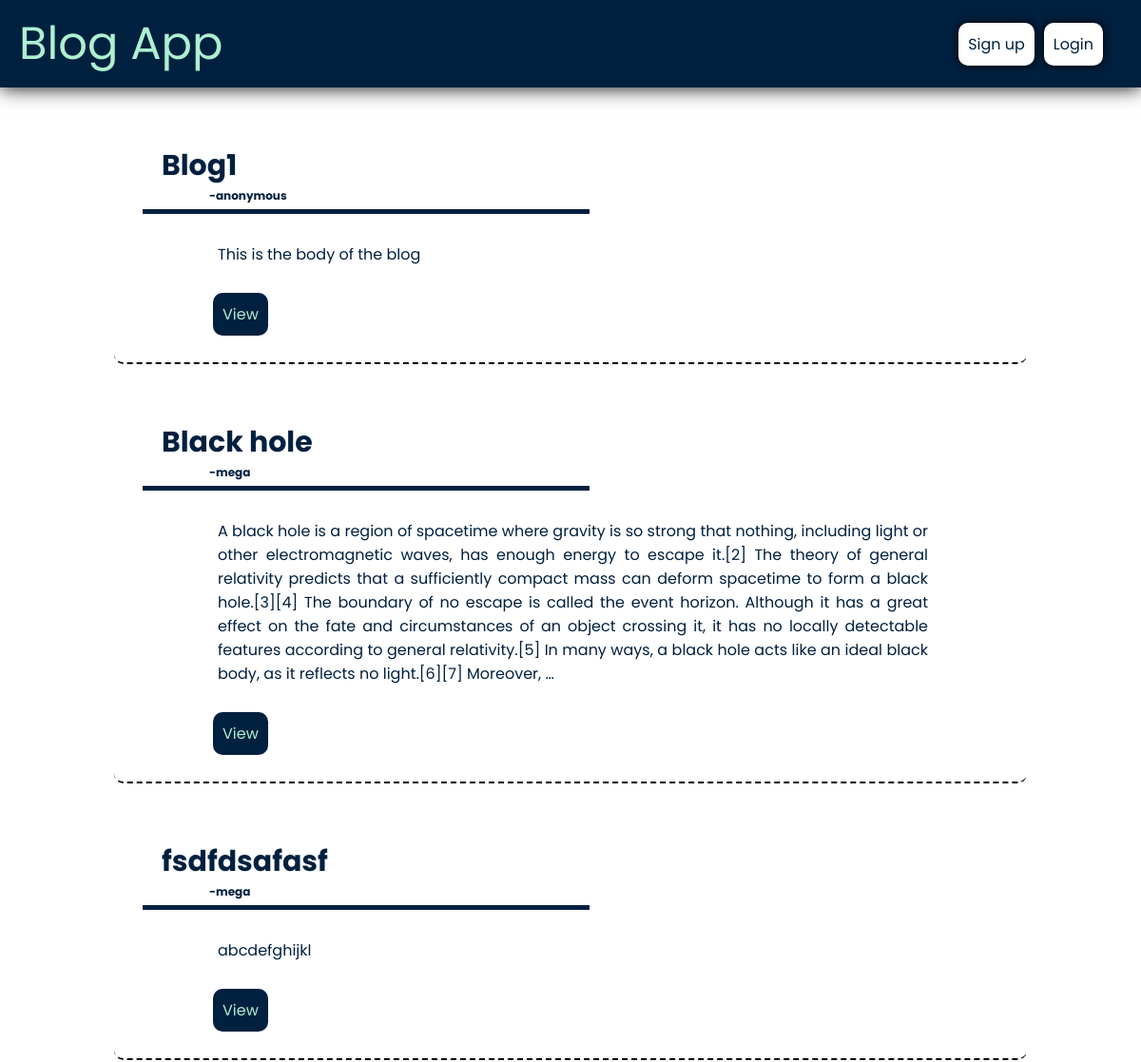
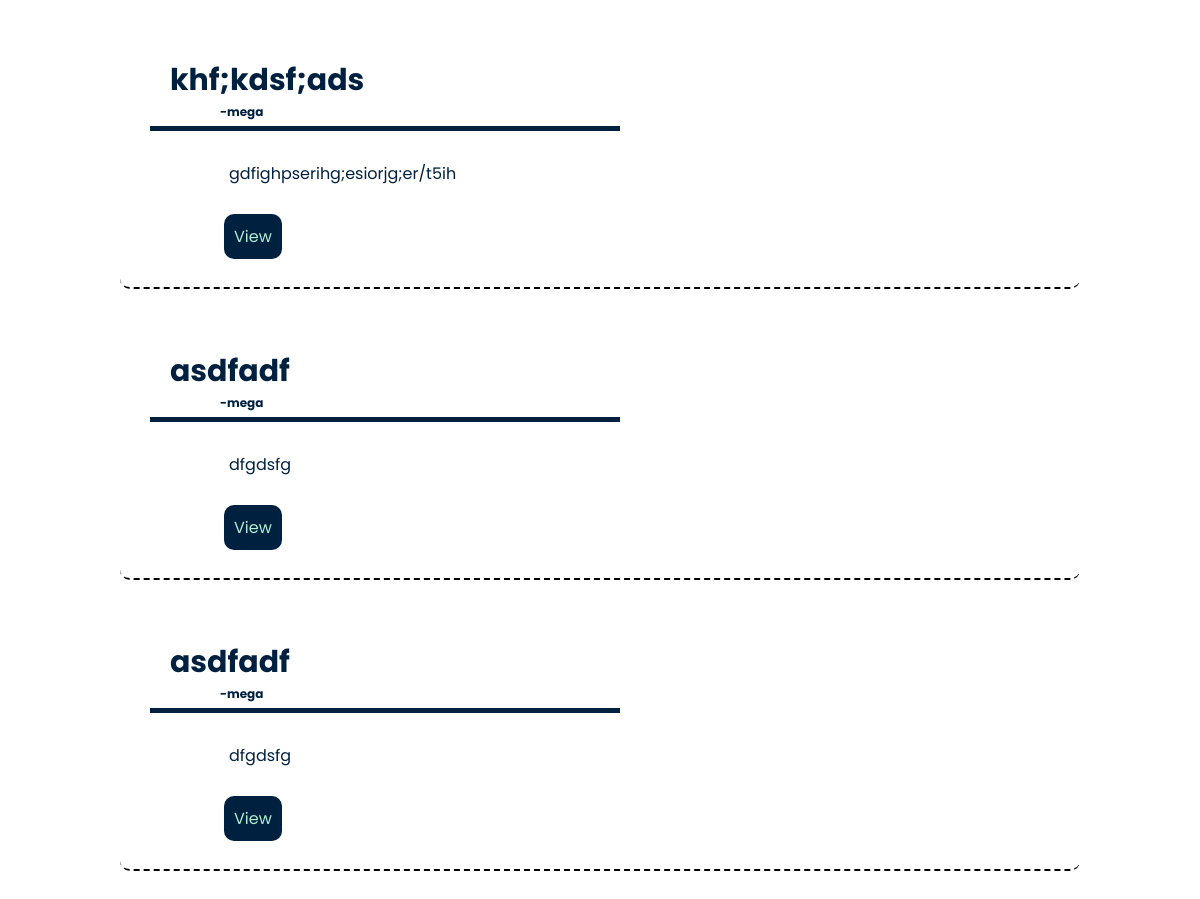
Screenshot of /blog/ with the database file from the repository (2 pictures, top to bottom).
### blog/models.py (models this page shows, shortened)
class BLOG(models.Model):
    Title = models.TextField()
    body = models.TextField()
    author = models.TextField()

### blog/views.py (the view)
# urls.py: path("", view=v1.index),
def index(request):
    if request.method == "POST":
        uname = request.POST.get('username')
        email = request.POST.get('email')
        password = request.POST.get("password")
        user = User.objects.create_user(uname,email,password)
        user.save()
    alldata = BLOG.objects.all()
    isuser = request.user.is_authenticated
    return render(request,"blog.html", context= {"blogs" : alldata, "isuser": isuser})

### templates/blog.html (shortened to what this page needs)
<!DOCTYPE html>
<html lang="en">
<head>
    {% load static %}
    <link rel="stylesheet" href="{% static 'css/blog.css' %}">
</head>
<body>
    <div class="content">
    <div class="navbar">
    <div class="logo">Blog App</div>
    <div class="float1">
        {% if isuser %}
        <a href ="/accounts/logout"><div class="float1btn">Logout</div></a>
        <a href="myblogs"><div class="float1btn">Your blogs</div></a>
        {% else %}
        <div class="float1btn" onclick="showsignup()">Sign up</div>
        <a href="/accounts/login"><div class="float1btn">Login</div></a>
        {% endif %}
    </div>
    </div>
    {% for story in blogs %}
    <div class="blogDiv">
        <div class="title"> {{story.Title}} <div class="auth">-{{story.author}}</div> </div>
        <div class="body"> {{story.body |truncatewords:100}} </div>
        <a href="view/{{ story.Title }}"><div class="viewbtn">View</div></a>
    </div>
    {% endfor %}
    </div>
</body>
</html>

### static/css/blog.css (style rules this page uses)
* { margin: 0px; box-sizing: border-box; overflow-x: hidden; cursor: default; }
.content { margin: 0px; background-color: white; color: #adf0d1; height: 100vh; }
.logo { font-family: 'Poppins', sans-serif; font-size: 48px; width: fit-content; padding: 10px; margin-left: 10px; }
.blogDiv { color: #00203f; width: 80%; position: relative; margin-right: auto; margin-left: auto; margin-top: 50px; padding: 10px; border-radius: 10px; transition: 0.5s ease-in-out; margin-bottom: 30px; border-bottom: 2px dashed black; }
.title { font-size: 30px; font-family: 'Poppins', sans-serif; font-weight: bold; margin-left: 20px; width: 50%; padding-bottom: 5px; padding-left: 20px; border-bottom: 5px solid #00203f ; }
.body { font-family: 'Poppins', sans-serif; width: 80%; position: relative; padding-left: 5px; margin-right: auto; margin-left: auto; margin-top: 30px; margin-bottom: 10px; text-align: justify; }
.navbar { display: flex; justify-content: space-between; background-color: #00203f; box-shadow: 0px 0px 20px black; }
.float1 { position: relative; margin-right: 20px; display: flex; width: fit-content; align-items: center; justify-content: space-around; padding: 10px; }
.float1btn { font-family: 'Poppins', sans-serif; background-color: #fff; color: #00203f; padding: 10px; border-radius: 10px; box-shadow: 0px 0px 10px black; }
.viewbtn { display: block; padding: 10px; background-color: #00203f; color: #adf0d1; width: fit-content; border-radius: 10px; margin-left: 10%; font-family: 'Poppins', sans-serif; }
.auth { font-size: 12px; margin-left: 50px; }
a { text-decoration: none; padding: 10px; }

### rows the page displays
BLOG: Title "Blog1", author "anonymous", body "This is the body of the blog"
BLOG: Title "Black hole", author "mega", body "A black hole is a region of spacetime where gravity is so strong that nothing, including light or other electromagnetic waves, has enough energy to escape it.[2] The theory of general relativity predicts that a sufficiently compact mass can deform spacetime to form a black hole.[3][4] The boundary of no escape is called the event horizon. Although it has a great effect on the fate and circumstances of an object crossing it, it has no locally detectable features according to general relativity.[5] In many ways, a black hole acts like an ideal black body, as it reflects no light.[6][7] Moreover, …"
BLOG: Title "fsdfdsafasf", author "mega", body "abcdefghijkl"
BLOG: Title "khf;kdsf;ads", author "mega", body "gdfighpserihg;esiorjg;er/t5ih"
BLOG: Title "asdfadf", author "mega", body "dfgdsfg"
BLOG: Title "asdfadf", author "mega", body "dfgdsfg"
